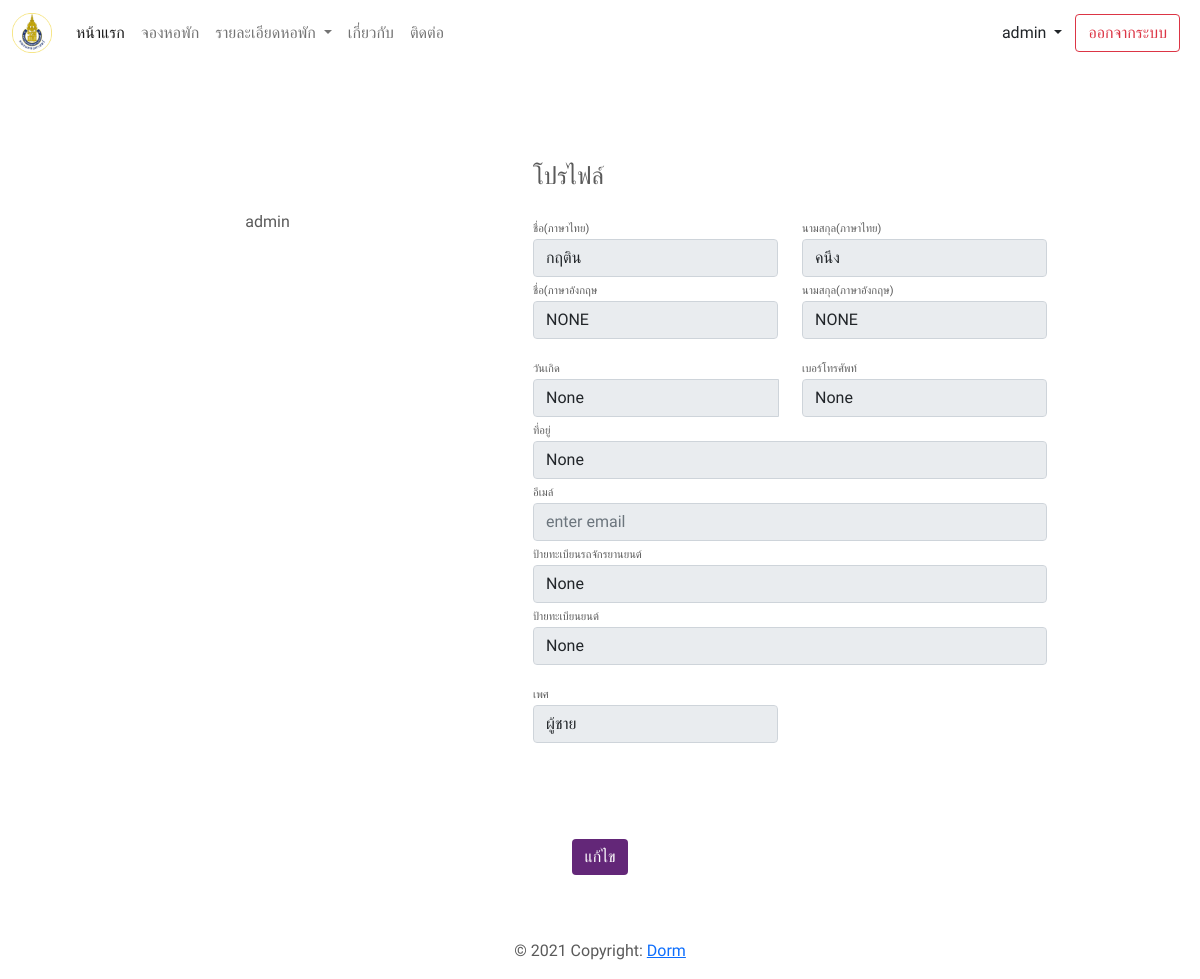
The page /account/profile/ (signed in) on the database as committed earlier.
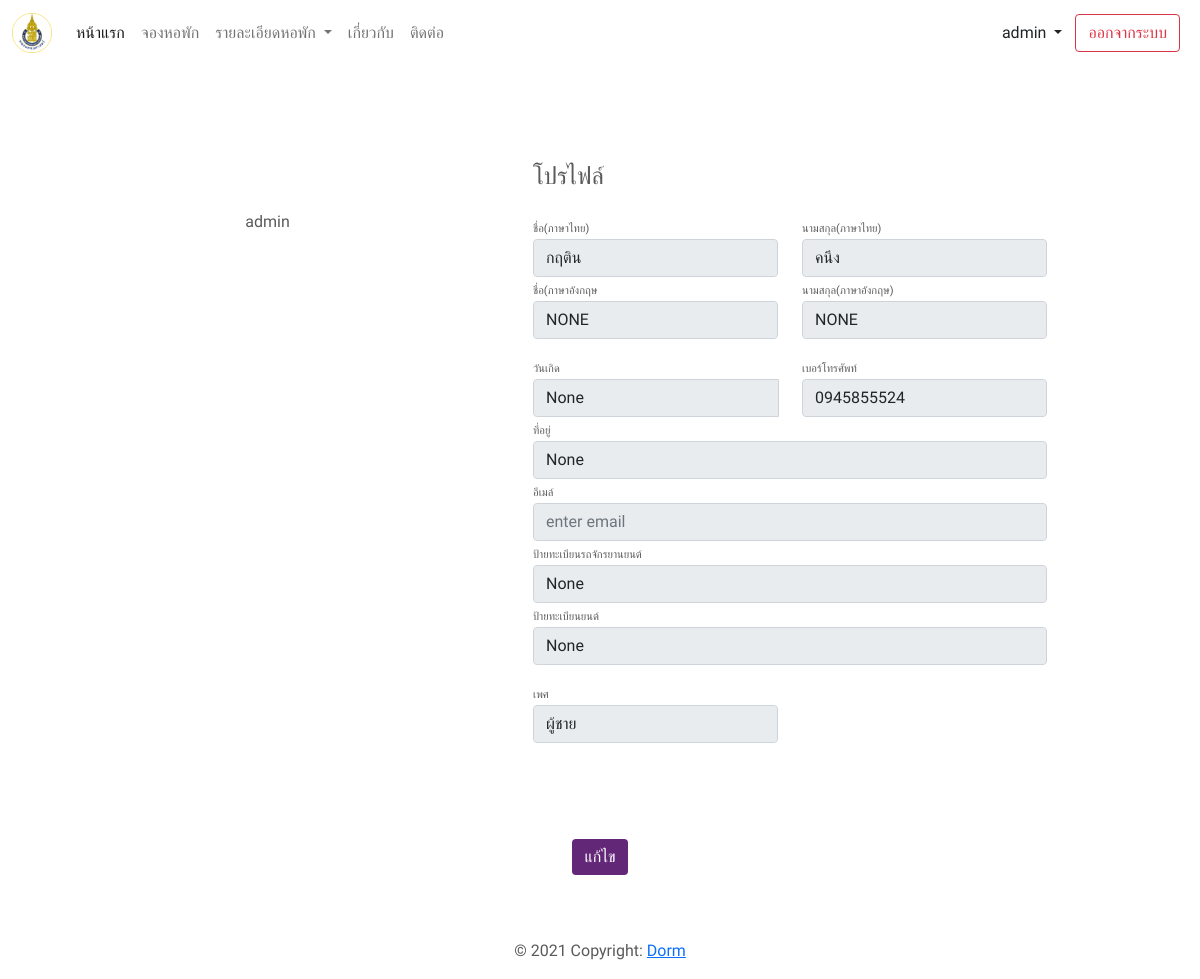
The same page on the database as committed later.
### account/models.py (models this page shows, shortened)
class Account(models.Model):
    user = models.OneToOneField(
        User, on_delete=models.CASCADE, related_name='account')
    first_name_en = models.CharField(
        verbose_name="ชื่อภาษาอังกฤษ", max_length=100, null=True)
    last_name_en = models.CharField(
        verbose_name="นามสกุลภาษาอังกฤษ", max_length=100, null=True)
    birthday = models.DateField(verbose_name="วันเกิด", null=True)
    address = models.CharField(
        verbose_name="ที่อยู่", max_length=200, null=True)
    phone_number = models.CharField(
        verbose_name='เบอร์โทรศัพท์', max_length=10, null=True, blank=True)
    bank_account = models.CharField(
        verbose_name='บัญชีธนาคาร', max_length=20, null=True, blank=True)
    motorcycle_registration = models.CharField(verbose_name="ป้ายทะเบียนรถจักรยานยนต์", max_length=15, null=True,
                                               blank=True)
    car_registration = models.CharField(
        verbose_name="ป้ายทะเบียนยนต์", max_length=15, null=True, blank=True)
    gender = models.CharField(verbose_name='เพศ', max_length=7, choices=[('ผู้ชาย', 'ผู้ชาย'), ('ผู้หญิง', 'ผู้หญิง')],
                              null=True,
                              blank=True)
    image = models.ImageField(upload_to=path_and_rename, blank=True)
    current_state = models.CharField(verbose_name='สถานะ', max_length=14,
                                     choices=[
                                         ('ไม่มีสิทธิ์จอง', 'ไม่มีสิทธิ์จอง'), ('มีสิทธิ์จอง', 'มีสิทธิ์จอง')],
                                     default='ไม่มีสิทธิ์จอง')
    is_booking_state = models.BooleanField(
        verbose_name="สถานะการจอง", default=False)
    created_at = models.DateTimeField(auto_now_add=True)
    updated_at = models.DateTimeField(auto_now=True)

### account/views.py (the view)
# urls.py: path('profile/',views.ProfileView.as_view(),name='profile'),
class ProfileView(LoginRequiredMixin, View):
    login_url = "login"
    def get(self, request):
        user = request.user
        account = user.account
        return render(request, 'account/profile.html', {'account':account})

### main/context_processors.py (called while the page is built)
def all_dormitory(self):
	dorms = Dormitory.objects.all()
	return dict(dorms= dorms )

### account/templates/account/profile.html (shortened to what the changed rows need)
{% extends 'base.html' %}
{% load static %}
{%block css_style%}
<link rel="stylesheet" href="{% static "css/profile.css" %}">
{%endblock %}
{% block content %}
<div class="container rounded bg-white mt-5 mb-5 justify-content-center">
    <fieldset disabled>
    <div class="row">
        <div class="col-md-6 border-right">
            <div class="p-3 py-5">
                <div class="row mt-3">
                    <div class="col-md-6">
                        <label class="labels">เบอร์โทรศัพท์</label>
                        <input type="text" class="form-control" placeholder="เบอร์โทรศัพท์"
                            value="{{account.phone_number}}" id="phone_number">
                    </div>
                    <div class="col-md-12"><label class="labels">ป้ายทะเบียนรถจักรยานยนต์</label><input type="text"
                            class="form-control" placeholder="ป้ายทะเบียนรถจักรยานยนต์"
                            value="{{account.motorcycle_registration}}" id="motorcycle_registration"></div>
                    <div class="col-md-12"><label class="labels">ป้ายทะเบียนยนต์</label><input type="text"
                            class="form-control" placeholder="ป้ายทะเบียนยนต์" value="{{account.car_registration}}"
                            id="car_registration"></div>
                </div>
                <div class="row mt-3">
                    <div class="col-md-6"><label class="labels">เพศ</label><input type="text" class="form-control"
                            placeholder="เพศ" value="{{account.gender}}"></div>
                </div>
            </div>
        </div>
    </div>
    </fieldset>
</div>
{% endblock %}

Rows that differ between the two databases and show on the page:
changed Account "None": phone_number "None" → "0945855524"
